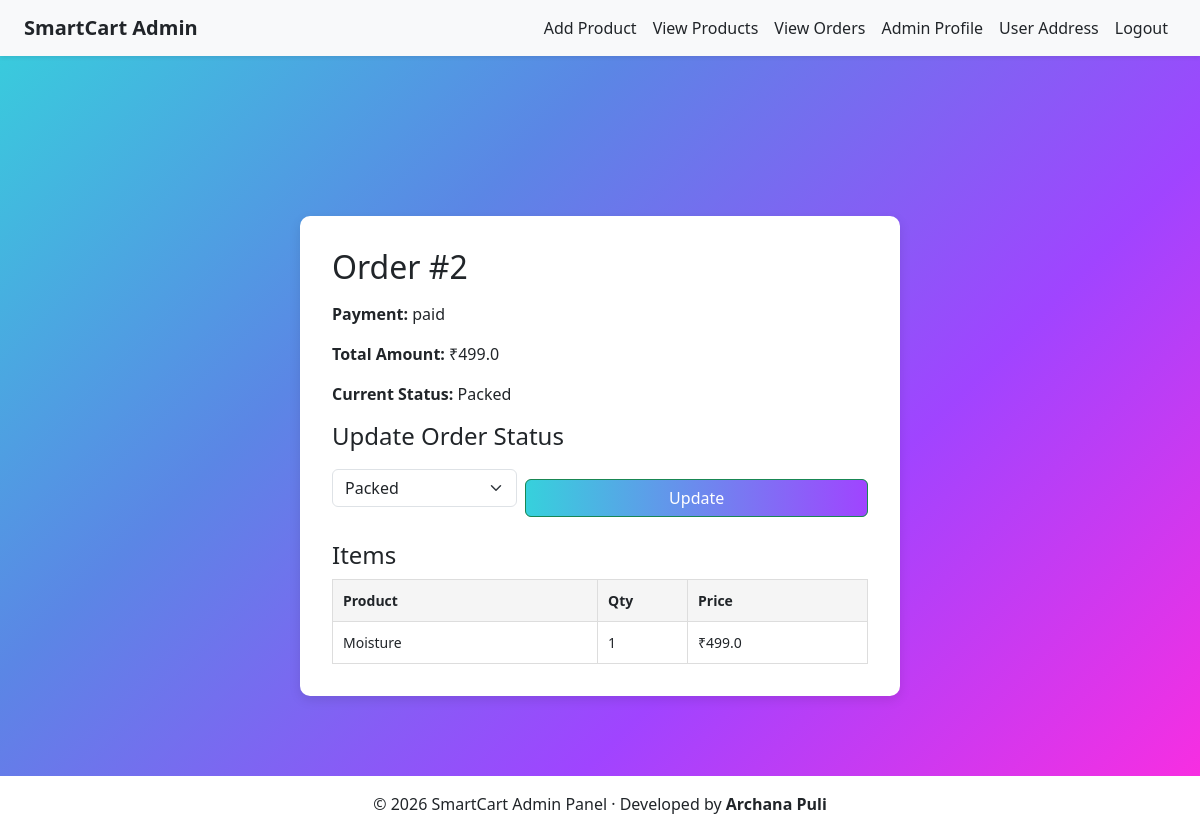
The page /admin/order/2 (signed in) on the database as committed earlier.
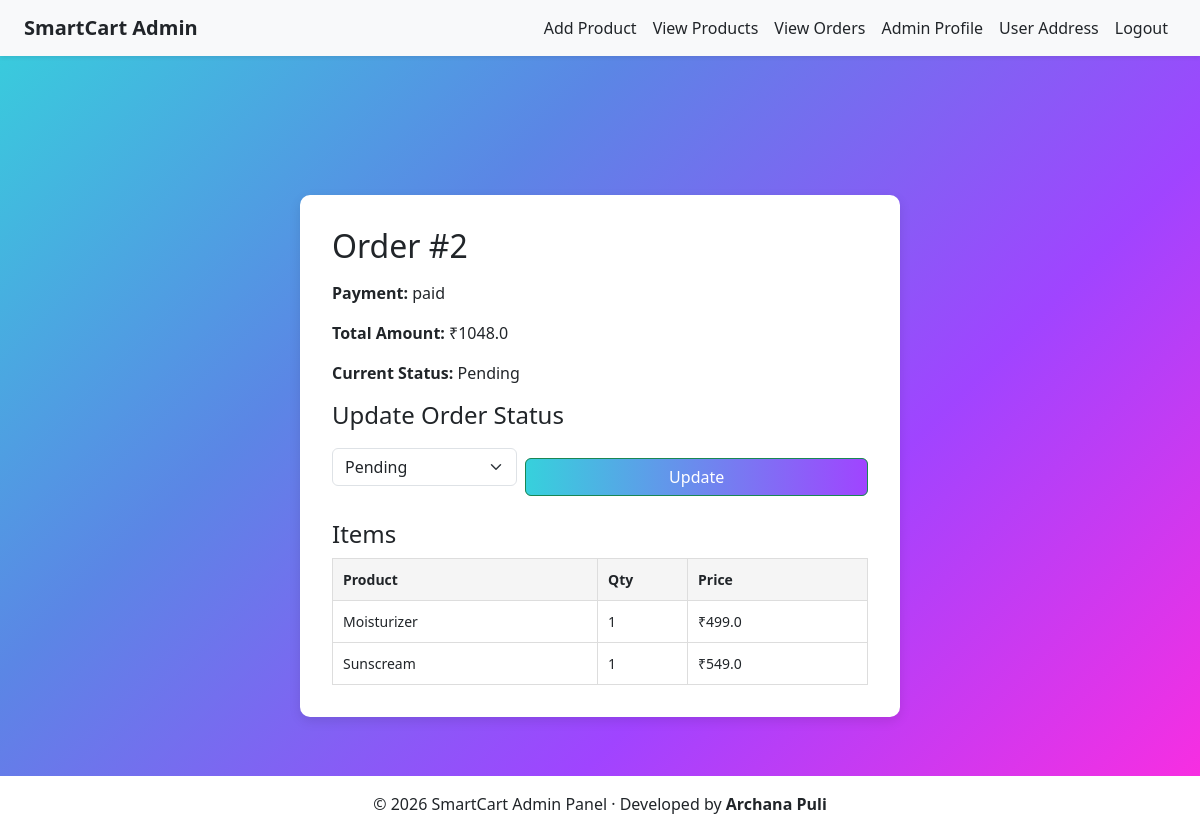
The same page on the database as committed later.
### tables this page shows
CREATE TABLE orders (
    order_id INTEGER PRIMARY KEY AUTOINCREMENT,
    user_id INTEGER NOT NULL,
    delivery_address INTEGER NOT NULL,
    razorpay_order_id TEXT,
    razorpay_payment_id TEXT,
    amount REAL,
    payment_status TEXT,
    created_at TIMESTAMP DEFAULT CURRENT_TIMESTAMP,
    order_status TEXT DEFAULT 'Pending',
    FOREIGN KEY(user_id) REFERENCES users(user_id),
    FOREIGN KEY(delivery_address) REFERENCES addresses(id)
);

CREATE TABLE order_items (
    id INTEGER PRIMARY KEY AUTOINCREMENT,
    order_id INTEGER NOT NULL,
    product_id INTEGER NOT NULL,
    product_name TEXT,
    quantity INTEGER,
    price REAL,
    FOREIGN KEY(order_id) REFERENCES orders(order_id),
    FOREIGN KEY(product_id) REFERENCES products(product_id)
);

### app.py (the view)
@app.route('/admin/order/<int:order_id>')
def admin_order_details(order_id):
    if 'admin_id' not in session:
        flash("Please login!", "danger")
        return redirect('/admin-login')
    conn = get_db_connection()
    conn.row_factory = sqlite3.Row
    cursor = conn.cursor()
    cursor.execute('SELECT * FROM "orders" WHERE order_id = ?', (order_id,))
    order = cursor.fetchone()
    cursor.execute('SELECT * FROM "order_items" WHERE order_id = ?', (order_id,))
    items = cursor.fetchall()
    cursor.close()
    conn.close()
    return render_template("admin/order_details.html", order=order, items=items)

### app.py (called while the page is built)
def get_db_connection():
    conn = sqlite3.connect('smartcart.db')
    conn.row_factory = sqlite3.Row  # allows dict-like access
    return conn

### templates/admin/order_details.html (shortened to what this page needs)
{% extends "admin/base.html" %}
{% block content %}
<div class="admin-order-wrapper">
<div class="admin-order-card">
    <h2 class="mb-3">Order #{{ order.order_id }}</h2>
    <div class="mb-3">
        <p><strong>Payment:</strong> {{ order.payment_status }}</p>
        <p><strong>Total Amount:</strong> ₹{{ order.amount }}</p>
        <p><strong>Current Status:</strong> {{ order.order_status }}</p>
    </div>
    <h4>Update Order Status</h4>
    <form method="POST"
          action="/admin/update-order-status/{{ order.order_id }}"
          class="d-flex gap-2 align-items-center mb-4">
        <select name="status" class="form-select w-50">
            <option value="Pending"   {% if order.order_status=='Pending' %}selected{% endif %}>Pending</option>
            <option value="Packed"    {% if order.order_status=='Packed' %}selected{% endif %}>Packed</option>
        </select>
        <button type="submit" class="btn btn-success">
            Update
        </button>
    </form>
    <h4>Items</h4>
    <table class="items-table">
        <tr>
            <th>Product</th>
            <th width="90">Qty</th>
            <th width="140">Price</th>
        </tr>
        {% for it in items %}
        <tr>
            <td>{{ it.product_name }}</td>
            <td>{{ it.quantity }}</td>
            <td>₹{{ it.price }}</td>
        </tr>
        {% endfor %}
    </table>
</div>
</div>
{% endblock %}

Rows that differ between the two databases and show on the page:
changed orders "paid": amount "499.0" → "1048.0"; order_status "Packed" → "Pending"; status "Packed" → "Pending"
changed order_items: product_name "Moisture" → "Moisturizer"
now on this page (row edited): order_items: product_name "Sunscream", quantity "1", price "549.0"
